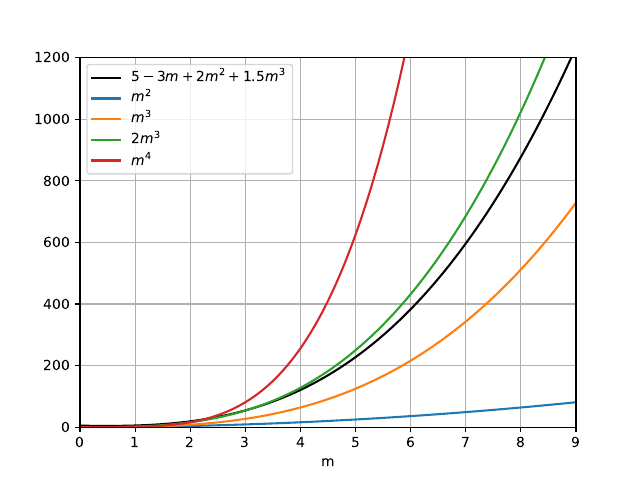

Write the Python code that produced this figure.

import numpy as np 
import matplotlib.pyplot as plt

m = np.arange(0, 10, 0.1)
plt.figure()
plt.plot(m, 5 - 3 * m + 2 * m **2 + 1.5 * m **3, color='k', label=r'$5 - 3  m + 2 m^2 + 1.5 m^3$')
plt.plot(m,  (m ** 2), label=r'$m^2$')
plt.plot(m,  (m ** 3), label=r'$m^3$')
plt.plot(m, 2 * (m ** 3), label=r'$2 m^3$')
plt.plot(m, m ** 4, label=r'$m^4$')
plt.legend()
plt.grid(':')
plt.xlabel('m')
plt.ylim([0, 1200])
plt.xlim([0, 9])
plt.savefig('big_o.pdf')

plt.figure()
plt.plot(m, 5 - 3 * m + 2 * m **2 + 1.5 * m **3, color='k', label=r'$5 - 3  m + 2 m^2 + 1.5 m^3$')
plt.plot(m,  (m ** 2), label=r'$m^2$')
plt.plot(m,  (m ** 3), label=r'$m^3$')
plt.plot(m, 2 * (m ** 3), label=r'$2 m^3$')
plt.plot(m, m ** 4, label=r'$m^4$')
plt.legend()
plt.grid(':')
plt.xlabel('m')
plt.ylim([0, 10])
plt.xlim([0, 5])
plt.savefig('big_o_low_m.pdf')

